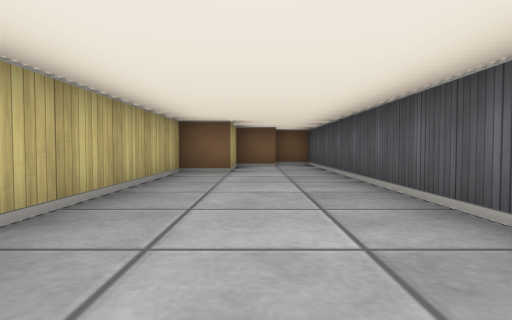
[1] (above)

16 first-person views from a walk through a cub3D level. The camera is about half as high as the walls, tilts 2° down and sees 75° across. The floor is counted in squares. Each view is taken from the middle of a square. On the plan, view 1 faces up. The plan holds only what a view shows up to about 9 squares ahead; the rest is blank.

[2]
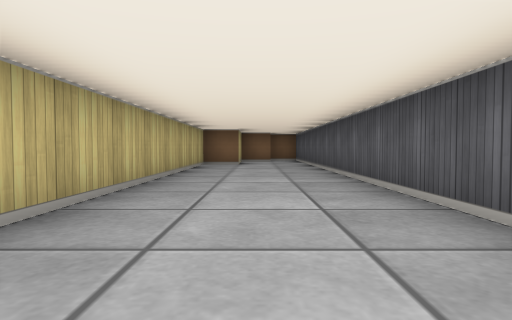

[3]
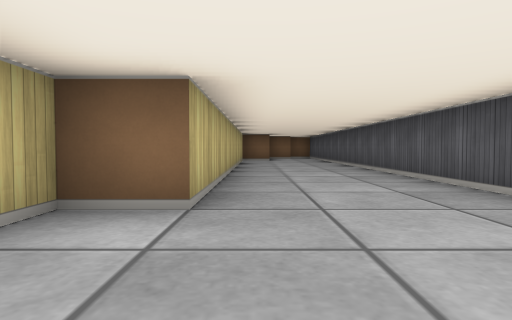

[4]
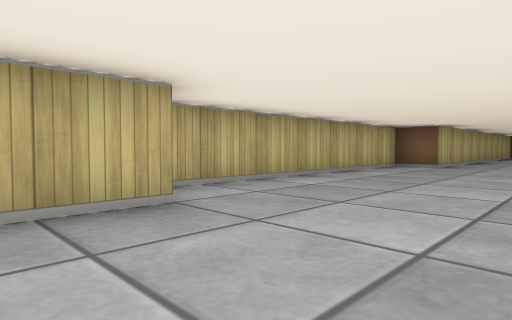

[5]
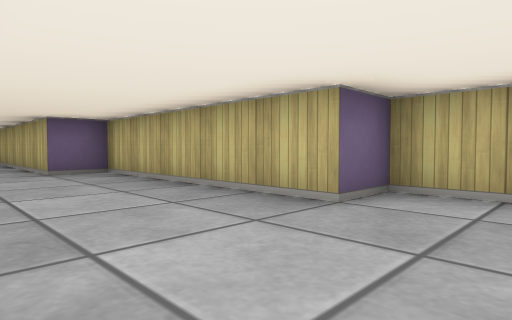

[6]
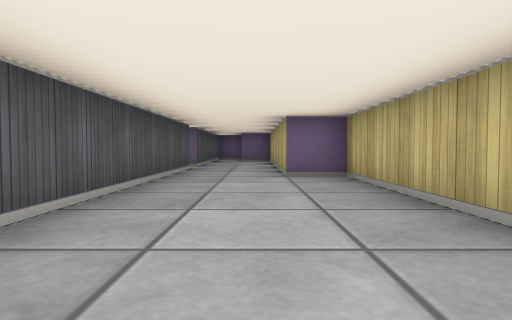

[7]
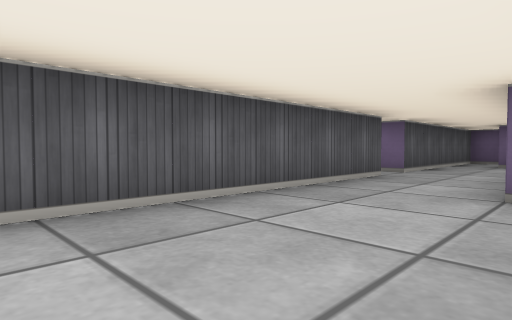

[8]
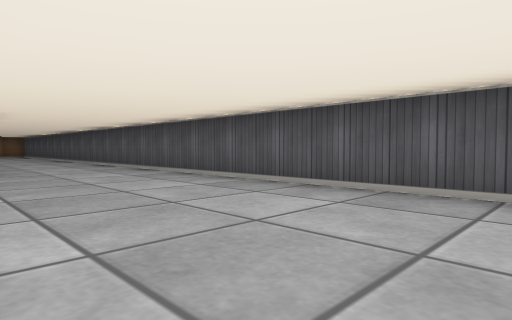

[9]
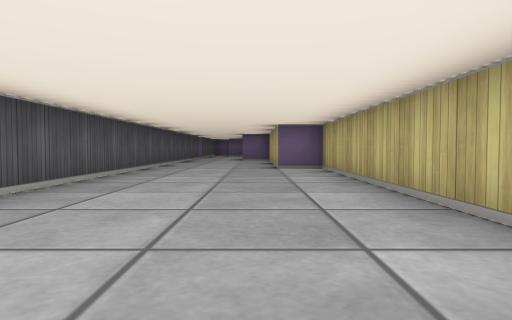

[10]
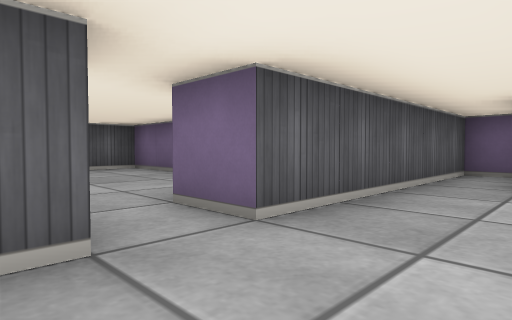

[11]
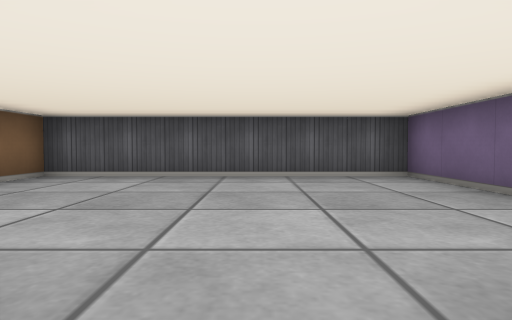

[12]
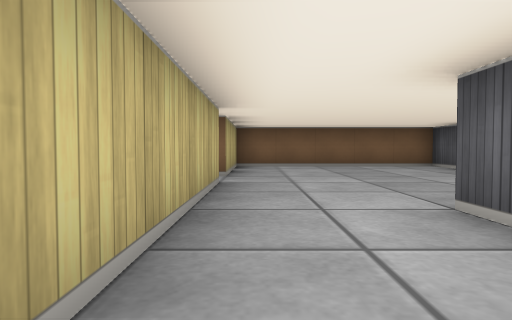

[13]
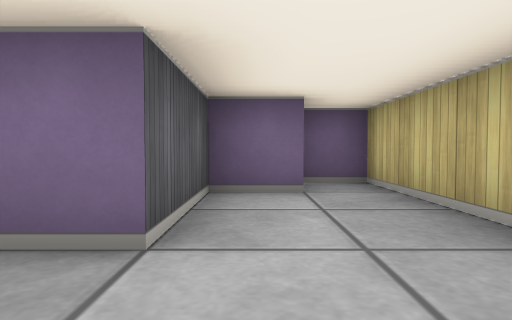

[14]
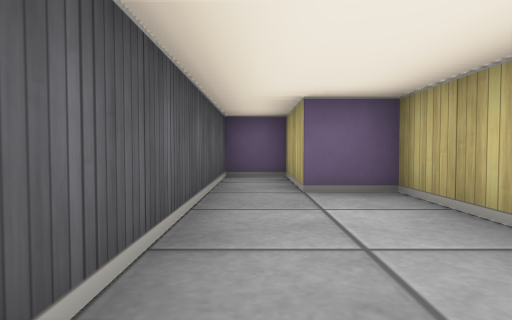

[15]
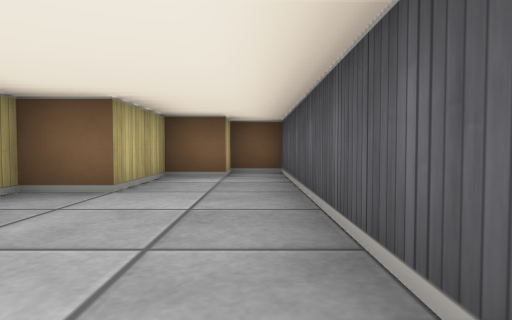

[16]
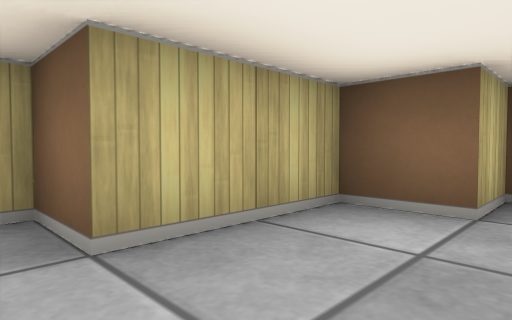

### Floor plan
Points are (right, up) in squares from view 1. A wall is a line through its corners. A room is listed if a view was taken in it or the views show most of it. See-through windows are left out.
Room 1 (views 1, 2, 3, 4, 5, 6, 7, 8, 9, 10, 14, 15, 16)
walls: (1.5, -17.6) (1.5, 9.5) (0.5, 9.5) (0.5, 8.5) (-0.5, 8.5) (-0.5, 6.5) (-1.5, 6.5) (-1.5, -3.5) (-2.5, -3.5) (-2.5, -10.5) (-1.5, -10.5) (-1.5, -15.5) (-0.5, -15.5) (-0.5, -21.5) (0.5, -21.5) (0.5, -23.5) (1.5, -23.5) (1.5, -18.5)
ways out: opening at (2, -18) to room 2
Room 2 (views 11, 12, 13)
walls: (1.5, -18.5) (2.5, -18.5) (2.5, -23.5) (3.4, -23.5); (3.5, -22.5) (4.5, -22.5) (4.5, -20.5) (7.5, -20.5) (7.5, -14.5) (2.5, -14.5) (2.5, -17.5)
ways out: opening at (2, -18) to room 1

Where each view was taken, in squares from view 1:
view 1: 0 up, 0 right, facing up
view 2: 3 down, 0 right, facing up
view 3: 6 down, 1 left, facing up
view 4: 12 down, 1 right, facing up-left
view 5: 9 down, 1 right, facing down-left
view 6: 10 down, 0 right, facing down
view 7: 12 down, 1 left, facing down-right
view 8: 10 down, 2 left, facing up-right
view 9: 3 down, 1 left, facing down
view 10: 17 down, 0 right, facing down-right
view 11: 18 down, 2 right, facing right
view 12: 23 down, 3 right, facing up
view 13: 19 down, 4 right, facing down
view 14: 18 down, 1 right, facing down
view 15: 3 up, 1 right, facing up
view 16: 6 up, 1 right, facing up-left
